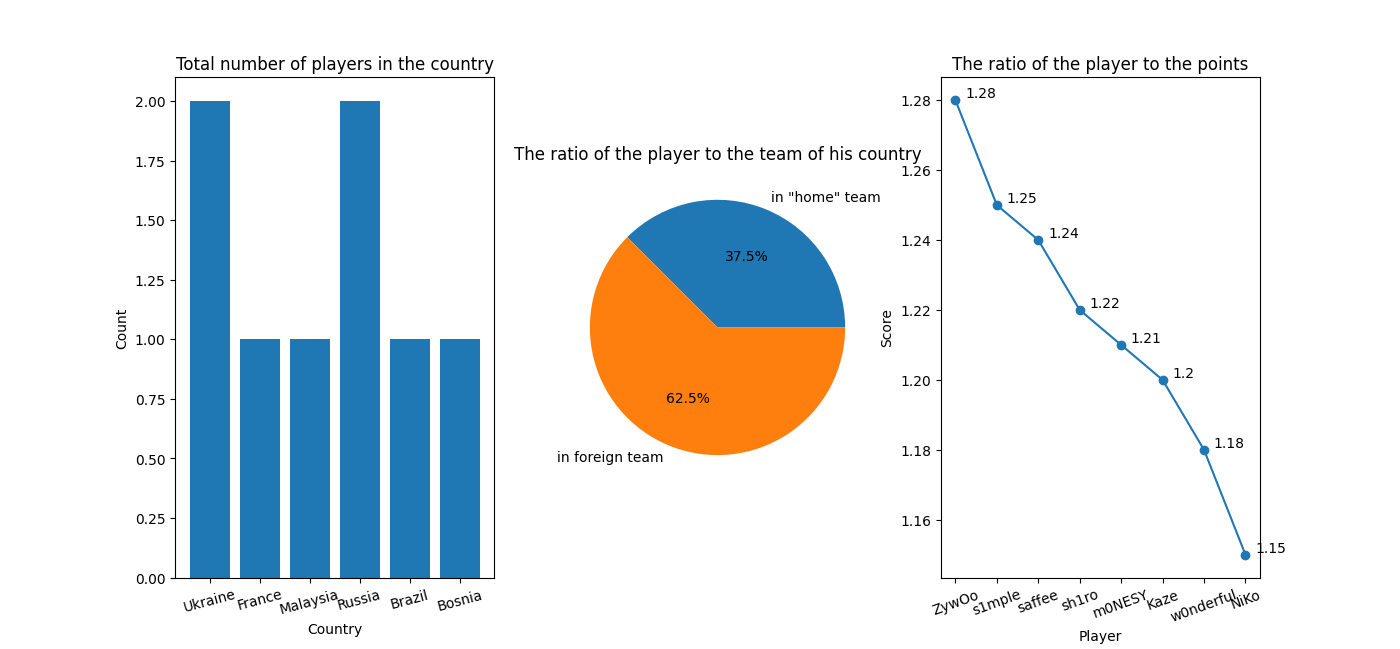

The Python source for this figure:
import psycopg2
import matplotlib.pyplot as plt

username = 'Valentin'
password = 'qwerty123'
database = 'LW2'
host = 'localhost'
port = '5432'

query_1 = '''
select trim(country), count(country) from player group by country
'''

query_2 = '''
select 'in "home" team' as "status", count(*) 
from team join player on team.team_id = player.team_id where team.country = player.country
union
select 'in foreign team', count(*) 
from team join player on team.team_id = player.team_id where team.country != player.country
'''

query_3 = '''
select trim(player_name), score from statistic join player on statistic.player_id = player.player_id
'''

conn = psycopg2.connect(user=username, password=password, dbname=database, host=host, port=port)

with conn:
    cur = conn.cursor()
    cur.execute(query_1)
    country = []
    count = []

    for row in cur:
        country.append(row[0])
        count.append(row[1])

    x_range = range(len(country))

    figure, (bar_ax, pie_ax, graph_ax) = plt.subplots(1, 3)

    bar_ax.bar(x_range, count, label='Total')
    bar_ax.set_title('Total number of players in the country')
    bar_ax.set_xlabel('Country')
    bar_ax.set_ylabel('Count')
    bar_ax.set_xticks(x_range)
    bar_ax.set_xticklabels(country,  rotation=15)

    cur.execute(query_2)
    players = []
    count = []

    for row in cur:
        players.append(row[0])
        count.append(row[1])

    pie_ax.pie(count, labels=players, autopct='%1.1f%%')
    pie_ax.set_title('The ratio of the player to the team of his country')

    cur.execute(query_3)
    player = []
    score = []

    for row in cur:
        player.append(row[0])
        score.append(row[1])

    graph_ax.plot(player, score, marker='o')
    graph_ax.set_xticks(player)
    graph_ax.set_xticklabels(player, rotation=20)
    graph_ax.set_xlabel('Player')
    graph_ax.set_ylabel('Score')
    graph_ax.set_title('The ratio of the player to the points')

    for i, j in zip(player, score):
        graph_ax.annotate(j, xy=(i, j), xytext=(7, 2), textcoords='offset points')

mng = plt.get_current_fig_manager()
mng.resize(1400, 650)

plt.show()
